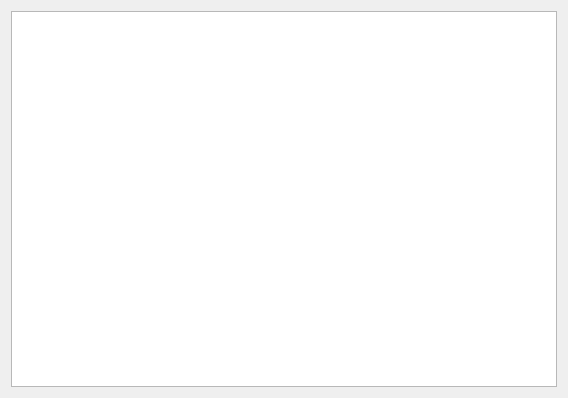
<?xml version="1.0" encoding="UTF-8"?>
<ui version="4.0">
 <class>MainWindow</class>
 <widget class="QMainWindow" name="MainWindow">
  <property name="geometry">
   <rect>
    <x>0</x>
    <y>0</y>
    <width>568</width>
    <height>398</height>
   </rect>
  </property>
  <property name="windowTitle">
   <string>MainWindow</string>
  </property>
  <widget class="QWidget" name="centralWidget">
   <layout class="QVBoxLayout" name="verticalLayout">
    <item>
     <widget class="QTextEdit" name="textEdit"/>
    </item>
   </layout>
  </widget>
 </widget>
 <layoutdefault spacing="6" margin="11"/>
 <resources/>
 <connections/>
</ui>
